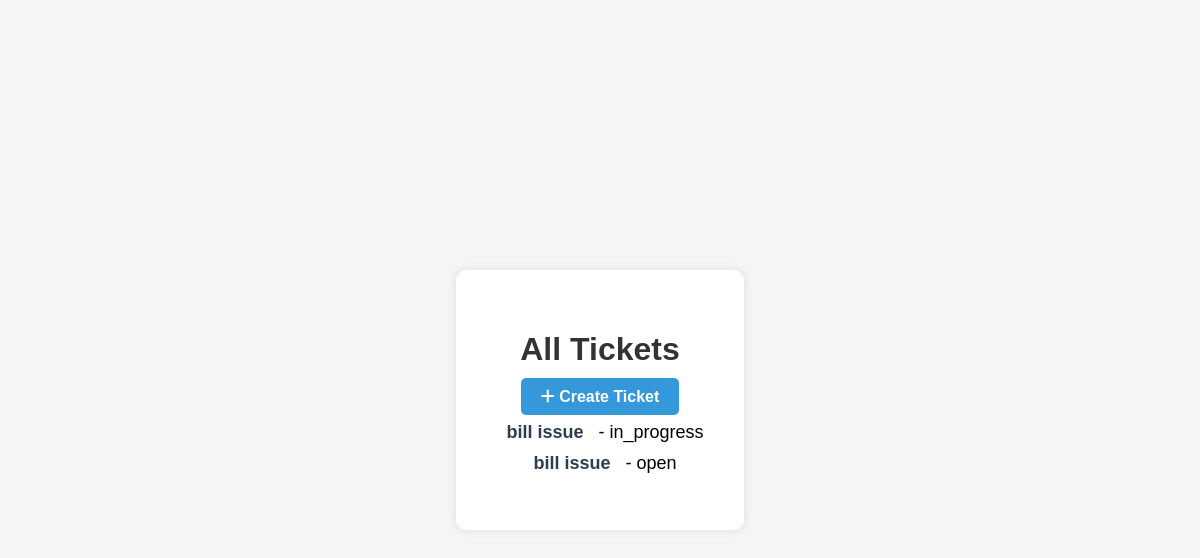
/tickets/, run on an earlier commit of the app's database.
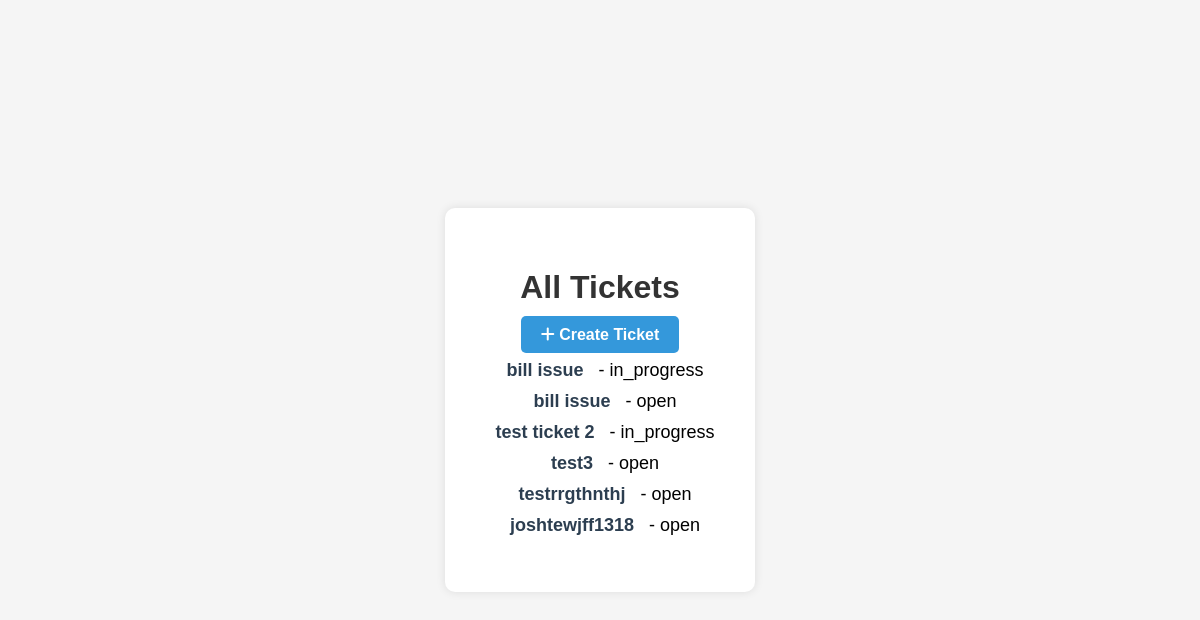
And on a later commit of the database.
### tickets/models.py (models this page shows, shortened)
class Ticket(models.Model):
    STATUS_CHOICES = [
        ('open', 'Open'),
        ('in_progress', 'In Progress'),
        ('closed', 'Closed'),
    ]
    title = models.CharField(max_length=200)
    description = models.TextField()
    status = models.CharField(max_length=20, choices=STATUS_CHOICES, default='open')
    created_by = models.ForeignKey(User, on_delete=models.CASCADE, related_name='created_tickets')
    assigned_to = models.ForeignKey(User, on_delete=models.SET_NULL, null=True, blank=True, related_name='assigned_tickets')
    created_at = models.DateTimeField(auto_now_add=True)
    updated_at = models.DateTimeField(auto_now=True)

### tickets/views.py (the view)
# urls.py: path('', views.ticket_list, name='ticket_list'),
def ticket_list(request):
    tickets = Ticket.objects.all()
    return render(request, 'ticket_list.html', {'tickets': tickets})

### tickets/templates/ticket_list.html (shortened to what this page needs)
<!DOCTYPE html>
<html>
<head>
    <link rel="stylesheet" href="https://cdnjs.cloudflare.com/ajax/libs/font-awesome/6.0.0-beta3/css/all.min.css">
    <link rel="stylesheet" href="https://cdnjs.cloudflare.com/ajax/libs/sweetalert/2.1.2/sweetalert.min.css">
</head>
<body>
    <div class="container">
        <h1>All Tickets</h1>
        <a href="{% url 'create_ticket' %}" class="btn-create"><i class="fas fa-plus"></i> Create Ticket</a>
        <ul>
        {% for ticket in tickets %}
            <li>
                <a href="{% url 'update_ticket' ticket.id %}">{{ ticket.title }}</a> - {{ ticket.status }}
            </li>
        {% endfor %}
        </ul>
    </div>
</body>
</html>

### tickets/templates/ticket_list.html (style rules this page uses)
body { font-family: Arial, sans-serif; display: flex; justify-content: center; align-items: center; height: 100vh; background: #f5f5f5; margin: 0; }
.container { background: #ffffff; padding: 40px; box-shadow: 0 0 10px rgba(0, 0, 0, 0.1); border-radius: 10px; text-align: center; }
h1 { color: #333333; margin-bottom: 20px; }
a { color: #3498db; text-decoration: none; font-weight: bold; margin: 0 10px; }
ul { list-style-type: none; padding: 0; }
li { margin: 10px 0; font-size: 18px; }
li a { color: #2c3e50; }
.btn-create { background-color: #3498db; color: white; padding: 10px 20px; border: none; border-radius: 5px; cursor: pointer; text-decoration: none; }

What changed in the data, as far as the page shows it:
added Ticket: title "test ticket 2", status "in_progress"
added Ticket: title "test3", status "open"
added Ticket: title "testrrgthnthj", status "open"
added Ticket: title "joshtewjff1318", status "open"
